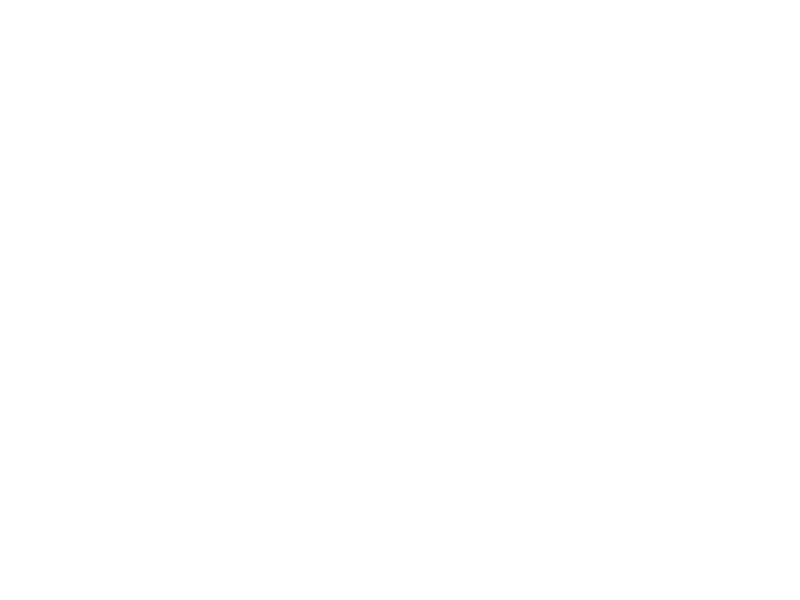
Frame 1 (no input)
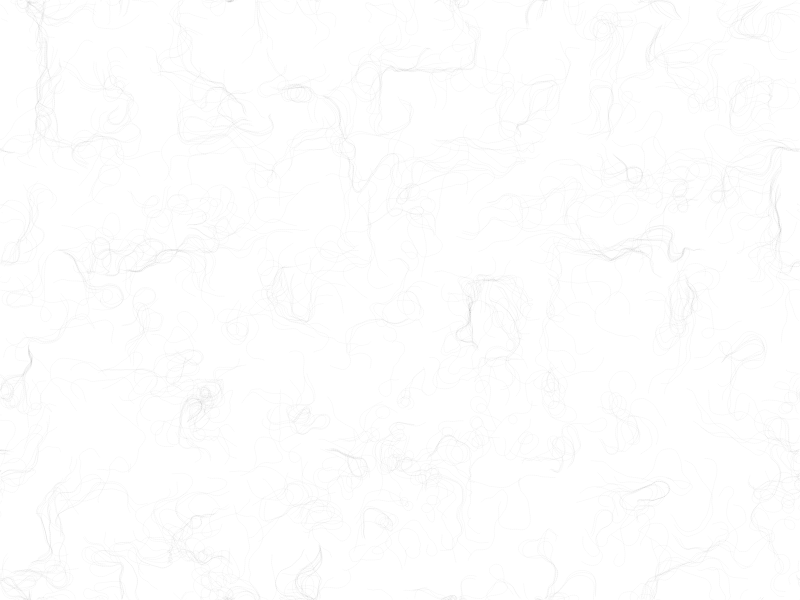
Frame 60 (no input)
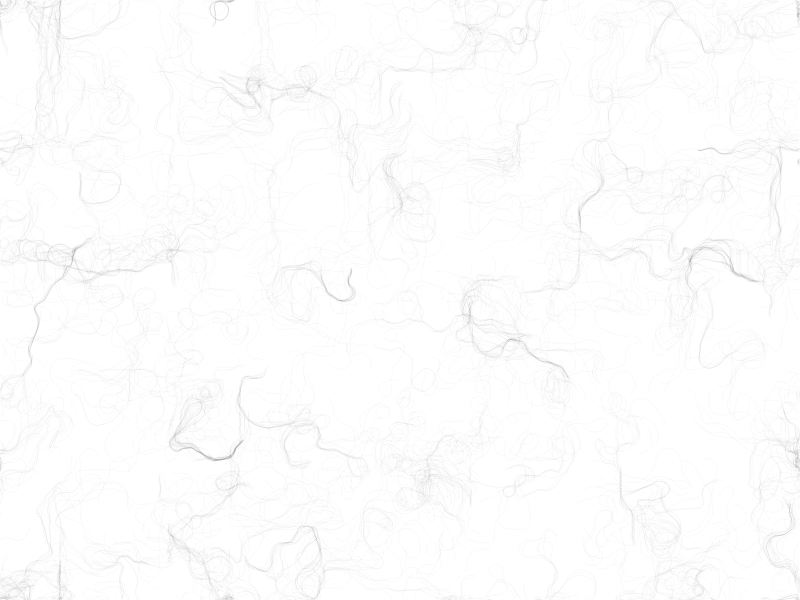
Frame 120 (the mouse pressed at the canvas centre since frame 60)

The p5.js sketch that drew these frames (run headless with seeded random() and noise() and a simulated clock; from frame 60 on, the mouse is pressed at the canvas centre):

// p5.js sketch
// ── sketch.js
let inc = 0.1;
let scl = 10; // ratio of cell to width
let zOff = 0; // represents time or every frame of animation
let particles = [];
let flowfield; // store all calculated vectors in this array
let cols, rows, fr;

function setup() {
    createCanvas(800, 600);
    background(255);
    // grid variables
    cols = floor(width/scl);
    rows = floor(height/scl);
    fr = createP('');

    // pre set the size of the array
    flowfield = new Array(cols*rows);

    for (let i = 0; i < 900; i++) {
        particles.push(new Particle());
    }
}

function draw() {
    let yOff = 0;
    for (let y = 0; y < rows; y++) {
        let xOff = 0;
        for (let x = 0; x < cols; x++) {
            let index = x+y*cols;
            let angle = noise(xOff, yOff, zOff) * TWO_PI * 4;
            // create vector from angle
            let v = p5.Vector.fromAngle(angle);
            v.setMag(1); // force
            // store calculated vectors in flowfield array
            flowfield[index] = v;
            xOff += inc;
            // stroke(0, 50);
            // strokeWeight(1);
            // push();
            // translate(x*scl, y*scl);
            // rotate(v.heading());
            // line(0, 0, scl, 0);
            // pop();
        }
        yOff += inc;
        zOff += 0.0003;
    }

    particles.forEach(particle => {
        particle.follow(flowfield); 
        particle.update();
        particle.checkEdges();
        particle.render();
    });

    fr.html(floor(frameRate()));
}
// ── particle.js
class Particle {
    constructor() {
        this.pos = createVector(random(width), random(height));
        this.vel = createVector(0, 0);
        this.acc = createVector(0, 0);
        this.maxSpeed = 2;
        this.prevPos = this.pos.copy();
    }

    /**
     * Updates the particle's velocity based on its acceleration and
     * position based on its velocity
     */
    update() {
        // add velocity to acceleration
        this.vel.add(this.acc);
        // limit the velocity
        this.vel.limit(this.maxSpeed);
        // add position to velocity
        this.pos.add(this.vel);
        // reset acceleration to 0
        this.acc.mult(0);
    }

    /**
     * Finds the appropriate vector in the array for the particle to look up in the grid
     * @param {*} _vectors 
     */
    follow(vectors) {
        // based on the x and y pos of the particle, scale it to a grid of cols and rows
        let x = floor(this.pos.x/scl);
        let y = floor(this.pos.y/scl);
        // formula for taking a 2D value into a 1D array
        // look up the corresponsing vector in the 1D array
        let index = x+y*cols;
        let force = vectors[index];
        // apply that vector as a force
        this.applyForce(force);
    }

    /**
     * Accumulates any forces into the acceleration
     * @param {*} force 
     */
    applyForce(force) {
        // add force to acceleration
        this.acc.add(force);
    }

    /**
     * Updates previous position of the particle
     */
    updatePrev() {
        this.prevPos.x = this.pos.x;
        this.prevPos.y = this.pos.y;
    }

    /**
     * Checks if the particle bounces off the canvas edges
     */
    checkEdges() {
        if (this.pos.x > width) { 
            this.pos.x = 0;
            this.updatePrev();
        }
        if (this.pos.x < 0) {
            this.pos.x = width;
            this.updatePrev();
        }
        if (this.pos.y > height) {
            this.pos.y = 0;
            this.updatePrev();
        }
        if (this.pos.y < 0) {
            this.pos.y = height;
            this.updatePrev();
        }
    }

    /**
     * Draws the particle on the canvas
     */
    render() {
        stroke(0, 5);
        strokeWeight(1);
        line(this.pos.x, this.pos.y, this.prevPos.x, this.prevPos.y);
        // point(this.pos.x, this.pos.y);
        this.updatePrev();
    }
}
// ── sketch.html
<!DOCTYPE html>
<html>

<head>
    <meta charset="utf-8">
    <title>Project 2 / Iteration 1 - Perlin Noise Fields</title>
</head>

<body>
    <script src="../../../libraries/p5/p5.min.js" type="text/javascript"></script>
    <script src="../../../libraries/p5/p5.dom.min.js" type="text/javascript"></script>
    <script src="particle.js" type="text/javascript"></script>
    <script src="sketch.js" type="text/javascript"></script>
</body>

</html>
